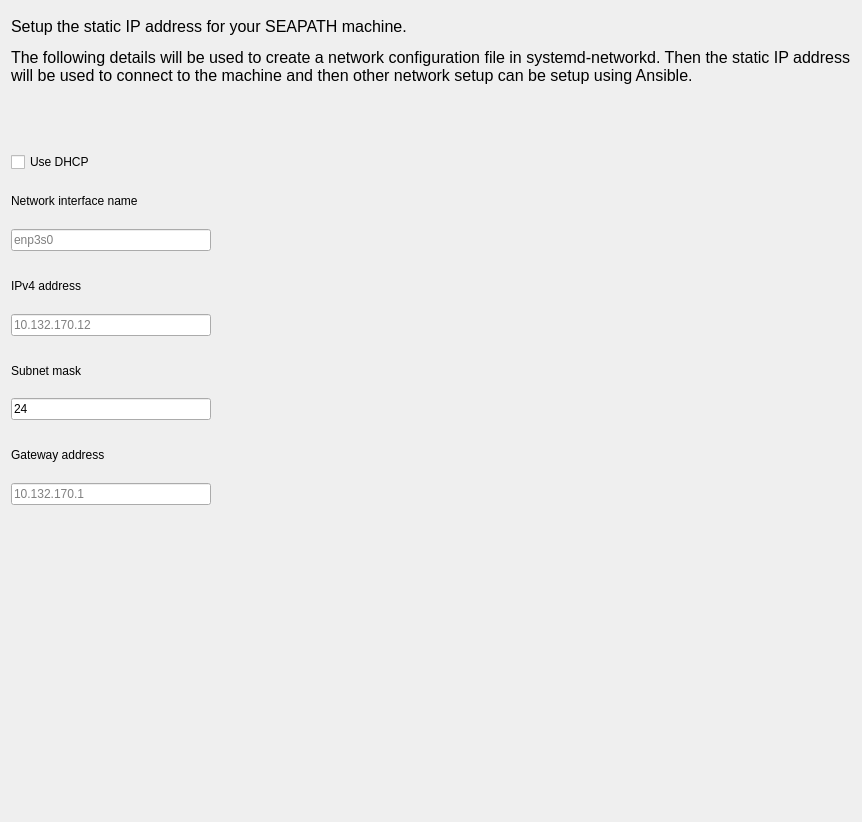
<?xml version="1.0" encoding="UTF-8"?>
<ui version="4.0">
 <author>
SPDX-FileCopyrightText: 2025 Savoir-faire Linux, Inc;
SPDX-License-Identifier: GPL-3.0-or-later
 </author>
 <class>NetworkPage</class>
 <widget class="QWidget" name="NetworkPage">
  <property name="geometry">
   <rect>
    <x>0</x>
    <y>0</y>
    <width>862</width>
    <height>822</height>
   </rect>
  </property>
  <property name="windowTitle">
   <string notr="true">Form</string>
  </property>
  <layout class="QVBoxLayout" name="verticalLayout_12">
   <item>
    <spacer name="verticalSpacer">
     <property name="orientation">
      <enum>Qt::Orientation::Vertical</enum>
     </property>
     <property name="sizeType">
      <enum>QSizePolicy::Policy::Fixed</enum>
     </property>
     <property name="sizeHint" stdset="0">
      <size>
       <width>20</width>
       <height>6</height>
      </size>
     </property>
    </spacer>
   </item>
   <item>
    <widget class="QLabel" name="labelDescription">
     <property name="font">
      <font>
       <pointsize>12</pointsize>
      </font>
     </property>
     <property name="autoFillBackground">
      <bool>true</bool>
     </property>
     <property name="frameShape">
      <enum>QFrame::Shape::NoFrame</enum>
     </property>
     <property name="frameShadow">
      <enum>QFrame::Shadow::Plain</enum>
     </property>
     <property name="text">
      <string>&lt;html&gt;&lt;head/&gt;&lt;body&gt;&lt;p&gt;Setup the static IP address for your SEAPATH machine.&lt;/p&gt;&lt;p&gt;The following details will be used to create a network configuration file in systemd-networkd. Then the static IP address will be used to connect to the machine and then other network setup can be setup using Ansible.&lt;/p&gt;&lt;p&gt;&lt;br/&gt;&lt;/p&gt;&lt;/body&gt;&lt;/html&gt;</string>
     </property>
     <property name="wordWrap">
      <bool>true</bool>
     </property>
    </widget>
   </item>
   <item>
    <spacer name="verticalSpacer_4">
     <property name="orientation">
      <enum>Qt::Orientation::Vertical</enum>
     </property>
     <property name="sizeType">
      <enum>QSizePolicy::Policy::Fixed</enum>
     </property>
     <property name="sizeHint" stdset="0">
      <size>
       <width>20</width>
       <height>12</height>
      </size>
     </property>
    </spacer>
   </item>
   <item>
    <widget class="QCheckBox" name="checkBoxUseDhcp">
     <property name="enabled">
      <bool>true</bool>
     </property>
     <property name="text">
      <string>Use DHCP</string>
     </property>
    </widget>
   </item>
   <item>
    <spacer name="verticalSpacer_2">
     <property name="orientation">
      <enum>Qt::Orientation::Vertical</enum>
     </property>
     <property name="sizeType">
      <enum>QSizePolicy::Policy::Fixed</enum>
     </property>
     <property name="sizeHint" stdset="0">
      <size>
       <width>20</width>
       <height>6</height>
      </size>
     </property>
    </spacer>
   </item>
   <item>
    <widget class="QLabel" name="labelNetworkInterfaceName">
     <property name="toolTip">
      <string>&lt;small&gt;The &quot;ip&quot; command line tool can be used to find the name of your preferred network interface.&lt;/small&gt;</string>
     </property>
     <property name="text">
      <string>Network interface name</string>
     </property>
    </widget>
   </item>
   <item>
    <layout class="QHBoxLayout" name="networkInterfaceLayout">
     <item>
      <widget class="QLineEdit" name="textBoxNetworkInterface">
       <property name="minimumSize">
        <size>
         <width>200</width>
         <height>0</height>
        </size>
       </property>
       <property name="placeholderText">
        <string>enp3s0</string>
       </property>
      </widget>
     </item>
     <item>
      <widget class="QLabel" name="labelNetworkInterface">
       <property name="sizePolicy">
        <sizepolicy hsizetype="Fixed" vsizetype="Fixed">
         <horstretch>0</horstretch>
         <verstretch>0</verstretch>
        </sizepolicy>
       </property>
       <property name="minimumSize">
        <size>
         <width>24</width>
         <height>24</height>
        </size>
       </property>
       <property name="maximumSize">
        <size>
         <width>24</width>
         <height>24</height>
        </size>
       </property>
       <property name="text">
        <string notr="true"/>
       </property>
       <property name="scaledContents">
        <bool>true</bool>
       </property>
      </widget>
     </item>
     <item>
      <widget class="QLabel" name="labelNetworkInterfaceError">
       <property name="sizePolicy">
        <sizepolicy hsizetype="Expanding" vsizetype="Preferred">
         <horstretch>1</horstretch>
         <verstretch>0</verstretch>
        </sizepolicy>
       </property>
       <property name="text">
        <string/>
       </property>
       <property name="wordWrap">
        <bool>true</bool>
       </property>
      </widget>
     </item>
    </layout>
   </item>
   <item>
    <spacer name="verticalSpacer_8">
     <property name="orientation">
      <enum>Qt::Orientation::Vertical</enum>
     </property>
     <property name="sizeType">
      <enum>QSizePolicy::Policy::Fixed</enum>
     </property>
     <property name="sizeHint" stdset="0">
      <size>
       <width>20</width>
       <height>6</height>
      </size>
     </property>
    </spacer>
   </item>
   <item>
    <widget class="QLabel" name="labelIpv4Address">
     <property name="toolTip">
      <string>&lt;small&gt;This should only contains four integers from 0 to 255 seperated by a dot symbol.&lt;/small&gt;</string>
     </property>
     <property name="text">
      <string>IPv4 address</string>
     </property>
    </widget>
   </item>
   <item>
    <layout class="QHBoxLayout" name="ipAddressLayout">
     <item>
      <widget class="QLineEdit" name="textBoxIpAddress">
       <property name="minimumSize">
        <size>
         <width>200</width>
         <height>0</height>
        </size>
       </property>
       <property name="placeholderText">
        <string>10.132.170.12</string>
       </property>
      </widget>
     </item>
     <item>
      <widget class="QLabel" name="labelIpAddress">
       <property name="sizePolicy">
        <sizepolicy hsizetype="Fixed" vsizetype="Fixed">
         <horstretch>0</horstretch>
         <verstretch>0</verstretch>
        </sizepolicy>
       </property>
       <property name="minimumSize">
        <size>
         <width>24</width>
         <height>24</height>
        </size>
       </property>
       <property name="maximumSize">
        <size>
         <width>24</width>
         <height>24</height>
        </size>
       </property>
       <property name="text">
        <string notr="true"/>
       </property>
       <property name="scaledContents">
        <bool>true</bool>
       </property>
      </widget>
     </item>
     <item>
      <widget class="QLabel" name="labelIpAddressError">
       <property name="sizePolicy">
        <sizepolicy hsizetype="Expanding" vsizetype="Preferred">
         <horstretch>1</horstretch>
         <verstretch>0</verstretch>
        </sizepolicy>
       </property>
       <property name="text">
        <string/>
       </property>
       <property name="wordWrap">
        <bool>true</bool>
       </property>
      </widget>
     </item>
    </layout>
   </item>
   <item>
    <spacer name="verticalSpacer_9">
     <property name="orientation">
      <enum>Qt::Orientation::Vertical</enum>
     </property>
     <property name="sizeType">
      <enum>QSizePolicy::Policy::Fixed</enum>
     </property>
     <property name="sizeHint" stdset="0">
      <size>
       <width>20</width>
       <height>6</height>
      </size>
     </property>
    </spacer>
   </item>
   <item>
    <widget class="QLabel" name="labelSubnetMask">
     <property name="toolTip">
      <string>&lt;small&gt;The default value is 24.&lt;/small&gt;</string>
     </property>
     <property name="text">
      <string>Subnet mask</string>
     </property>
    </widget>
   </item>
   <item>
    <layout class="QHBoxLayout" name="maskLayout">
     <item>
      <widget class="QLineEdit" name="textBoxMask">
       <property name="minimumSize">
        <size>
         <width>200</width>
         <height>0</height>
        </size>
       </property>
       <property name="text">
        <string>24</string>
       </property>
       <property name="placeholderText">
        <string/>
       </property>
      </widget>
     </item>
     <item>
      <widget class="QLabel" name="labelMask">
       <property name="sizePolicy">
        <sizepolicy hsizetype="Fixed" vsizetype="Fixed">
         <horstretch>0</horstretch>
         <verstretch>0</verstretch>
        </sizepolicy>
       </property>
       <property name="minimumSize">
        <size>
         <width>24</width>
         <height>24</height>
        </size>
       </property>
       <property name="maximumSize">
        <size>
         <width>24</width>
         <height>24</height>
        </size>
       </property>
       <property name="text">
        <string notr="true"/>
       </property>
       <property name="scaledContents">
        <bool>true</bool>
       </property>
      </widget>
     </item>
     <item>
      <widget class="QLabel" name="labelMaskError">
       <property name="sizePolicy">
        <sizepolicy hsizetype="Expanding" vsizetype="Preferred">
         <horstretch>1</horstretch>
         <verstretch>0</verstretch>
        </sizepolicy>
       </property>
       <property name="text">
        <string/>
       </property>
       <property name="wordWrap">
        <bool>true</bool>
       </property>
      </widget>
     </item>
    </layout>
   </item>
   <item>
    <spacer name="verticalSpacer_10">
     <property name="orientation">
      <enum>Qt::Orientation::Vertical</enum>
     </property>
     <property name="sizeType">
      <enum>QSizePolicy::Policy::Fixed</enum>
     </property>
     <property name="sizeHint" stdset="0">
      <size>
       <width>20</width>
       <height>6</height>
      </size>
     </property>
    </spacer>
   </item>
   <item>
    <widget class="QLabel" name="labelGatewayAddress">
     <property name="toolTip">
      <string>&lt;small&gt;This must follow the same rules as the IPv4 address&lt;/small&gt;</string>
     </property>
     <property name="text">
      <string>Gateway address</string>
     </property>
    </widget>
   </item>
   <item>
    <layout class="QHBoxLayout" name="gatewayLayout">
     <item>
      <widget class="QLineEdit" name="textBoxGateway">
       <property name="minimumSize">
        <size>
         <width>200</width>
         <height>0</height>
        </size>
       </property>
       <property name="text">
        <string/>
       </property>
       <property name="placeholderText">
        <string>10.132.170.1</string>
       </property>
      </widget>
     </item>
     <item>
      <widget class="QLabel" name="labelGateway">
       <property name="sizePolicy">
        <sizepolicy hsizetype="Fixed" vsizetype="Fixed">
         <horstretch>0</horstretch>
         <verstretch>0</verstretch>
        </sizepolicy>
       </property>
       <property name="minimumSize">
        <size>
         <width>24</width>
         <height>24</height>
        </size>
       </property>
       <property name="maximumSize">
        <size>
         <width>24</width>
         <height>24</height>
        </size>
       </property>
       <property name="text">
        <string notr="true"/>
       </property>
       <property name="scaledContents">
        <bool>true</bool>
       </property>
      </widget>
     </item>
     <item>
      <widget class="QLabel" name="labelGatewayError">
       <property name="sizePolicy">
        <sizepolicy hsizetype="Expanding" vsizetype="Preferred">
         <horstretch>1</horstretch>
         <verstretch>0</verstretch>
        </sizepolicy>
       </property>
       <property name="text">
        <string/>
       </property>
       <property name="wordWrap">
        <bool>true</bool>
       </property>
      </widget>
     </item>
    </layout>
   </item>
   <item>
    <spacer name="verticalSpacer_7">
     <property name="orientation">
      <enum>Qt::Orientation::Vertical</enum>
     </property>
     <property name="sizeType">
      <enum>QSizePolicy::Policy::Fixed</enum>
     </property>
     <property name="sizeHint" stdset="0">
      <size>
       <width>20</width>
       <height>300</height>
      </size>
     </property>
    </spacer>
   </item>
  </layout>
 </widget>
 <resources/>
 <connections/>
</ui>
